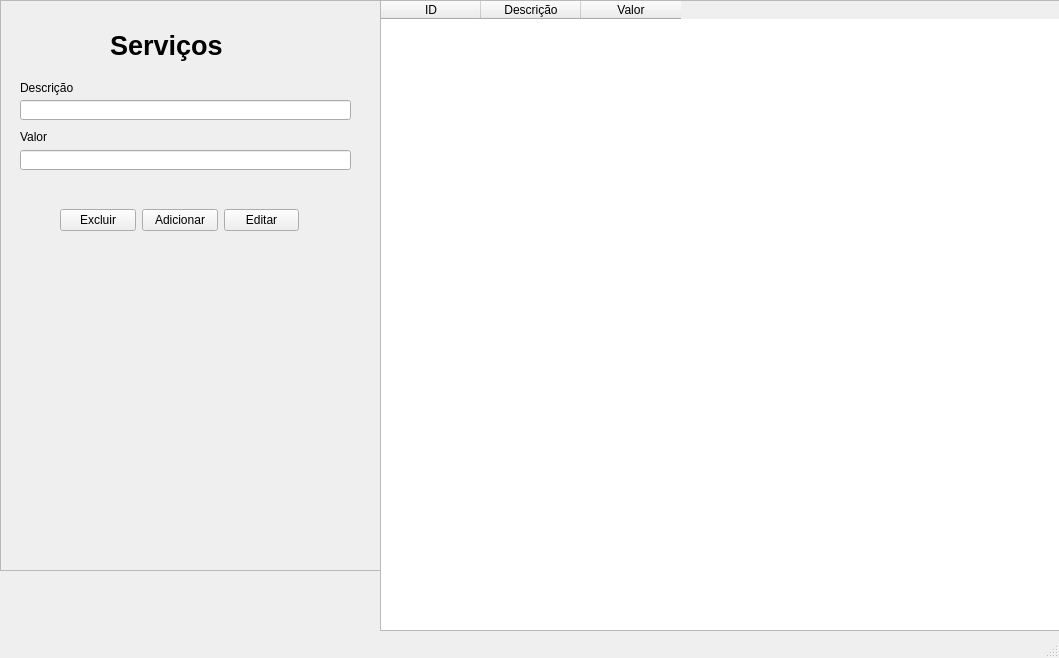
<?xml version="1.0" encoding="UTF-8"?>
<ui version="4.0">
 <class>MainWindow</class>
 <widget class="QMainWindow" name="MainWindow">
  <property name="geometry">
   <rect>
    <x>0</x>
    <y>0</y>
    <width>1059</width>
    <height>658</height>
   </rect>
  </property>
  <property name="windowTitle">
   <string>MainWindow</string>
  </property>
  <widget class="QWidget" name="centralwidget">
   <widget class="QFrame" name="frame">
    <property name="geometry">
     <rect>
      <x>0</x>
      <y>0</y>
      <width>381</width>
      <height>571</height>
     </rect>
    </property>
    <property name="frameShape">
     <enum>QFrame::StyledPanel</enum>
    </property>
    <property name="frameShadow">
     <enum>QFrame::Raised</enum>
    </property>
    <widget class="QLabel" name="label">
     <property name="geometry">
      <rect>
       <x>110</x>
       <y>30</y>
       <width>121</width>
       <height>31</height>
      </rect>
     </property>
     <property name="font">
      <font>
       <pointsize>20</pointsize>
       <weight>75</weight>
       <bold>true</bold>
      </font>
     </property>
     <property name="text">
      <string>Serviços</string>
     </property>
    </widget>
    <widget class="QLabel" name="label_2">
     <property name="geometry">
      <rect>
       <x>20</x>
       <y>80</y>
       <width>61</width>
       <height>16</height>
      </rect>
     </property>
     <property name="text">
      <string>Descrição</string>
     </property>
    </widget>
    <widget class="QLineEdit" name="lineEdit">
     <property name="geometry">
      <rect>
       <x>20</x>
       <y>100</y>
       <width>331</width>
       <height>20</height>
      </rect>
     </property>
    </widget>
    <widget class="QLabel" name="label_3">
     <property name="geometry">
      <rect>
       <x>20</x>
       <y>130</y>
       <width>47</width>
       <height>13</height>
      </rect>
     </property>
     <property name="text">
      <string>Valor</string>
     </property>
    </widget>
    <widget class="QLineEdit" name="lineEdit_2">
     <property name="geometry">
      <rect>
       <x>20</x>
       <y>150</y>
       <width>331</width>
       <height>20</height>
      </rect>
     </property>
    </widget>
    <widget class="QWidget" name="horizontalLayoutWidget">
     <property name="geometry">
      <rect>
       <x>60</x>
       <y>180</y>
       <width>239</width>
       <height>80</height>
      </rect>
     </property>
     <layout class="QHBoxLayout" name="horizontalLayout">
      <item>
       <widget class="QPushButton" name="pushButton_2">
        <property name="text">
         <string>Excluir</string>
        </property>
       </widget>
      </item>
      <item>
       <widget class="QPushButton" name="pushButton">
        <property name="text">
         <string>Adicionar</string>
        </property>
       </widget>
      </item>
      <item>
       <widget class="QPushButton" name="pushButton_3">
        <property name="text">
         <string>Editar</string>
        </property>
       </widget>
      </item>
     </layout>
    </widget>
   </widget>
   <widget class="QTableWidget" name="tableWidget">
    <property name="geometry">
     <rect>
      <x>380</x>
      <y>0</y>
      <width>681</width>
      <height>631</height>
     </rect>
    </property>
    <column>
     <property name="text">
      <string>ID</string>
     </property>
    </column>
    <column>
     <property name="text">
      <string>Descrição</string>
     </property>
    </column>
    <column>
     <property name="text">
      <string>Valor</string>
     </property>
    </column>
   </widget>
  </widget>
  <widget class="QMenuBar" name="menubar">
   <property name="geometry">
    <rect>
     <x>0</x>
     <y>0</y>
     <width>1059</width>
     <height>21</height>
    </rect>
   </property>
  </widget>
  <widget class="QStatusBar" name="statusbar"/>
 </widget>
 <resources/>
 <connections/>
</ui>
